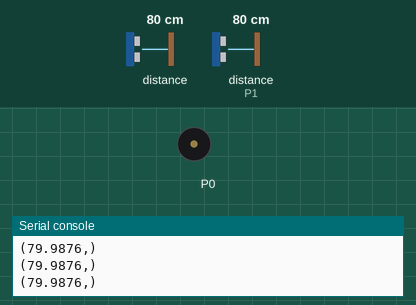
Recording of a program running on a simulated BBC micro:bit running MicroPython. Shown: buzzer (waves = sounding), the last lines printed to the serial console. Inputs (shaded band) come from the test bench; at power-on: distance to the obstacle 80 cm, distance to the obstacle (sensor on P1) 80 cm. The echo pulse lasts 58.3 µs per cm.

Above: at 1.2 s.
1.3 s: distance to the obstacle (sensor 0) set to 33 cm
2.8 s: distance to the obstacle (sensor 0) set to 27 cm
At 3.27 s:
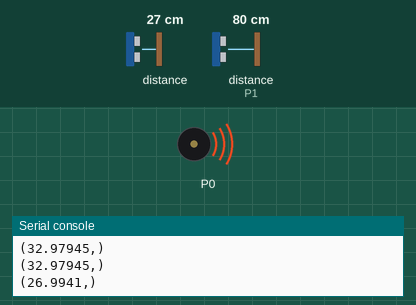
Timing chart, 0 to 11.8 s (numbered marks = the images above; inputs shaded):
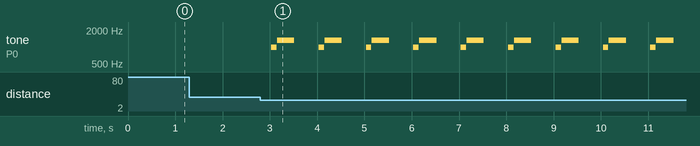

Measured:
- the behaviour switches between 31 and 30 cm on distance to the obstacle (sensor 0) (found by bisection; images 0 and 1)
- after the input at 2.8 s, tone on P0: silent → 988 Hz after 0.23 s, then repeats every 1.0 s: silent 0.01 s, 1319 Hz 0.36 s, silent 0.51 s, 988 Hz 0.12 s

The program:

CanePal2.py
```python
# CanePal
# code modified from ultrasonic_dist_demo and
# servo_demo presented in INFO 697 at Pratt Institute
# with Dr. Maceli and Basem Ali

from microbit import *
from machine import time_pulse_us
import music

trig = pin2
echo = pin1

trig.write_digital(0)
echo.read_digital()

while True:
    trig.write_digital(1)
    trig.write_digital(0)
    microsec = time_pulse_us(echo, 1)
    time_echo = microsec / 1000000
    dist_cm = (time_echo / 2) * 34300
    print((dist_cm,))
    # or in inches
    # dist_inches = dist_cm/2.54
    # print((dist_inches,))
    if dist_cm < 30:
        music.play(music.BA_DING)
    sleep(500)

    # while True:
    # gesture = accelerometer.current_gesture()
    # if gesture == "freefall":
    #  display.show("FALL")
    # else:
    # display.show(Image.HAPPY)
```
